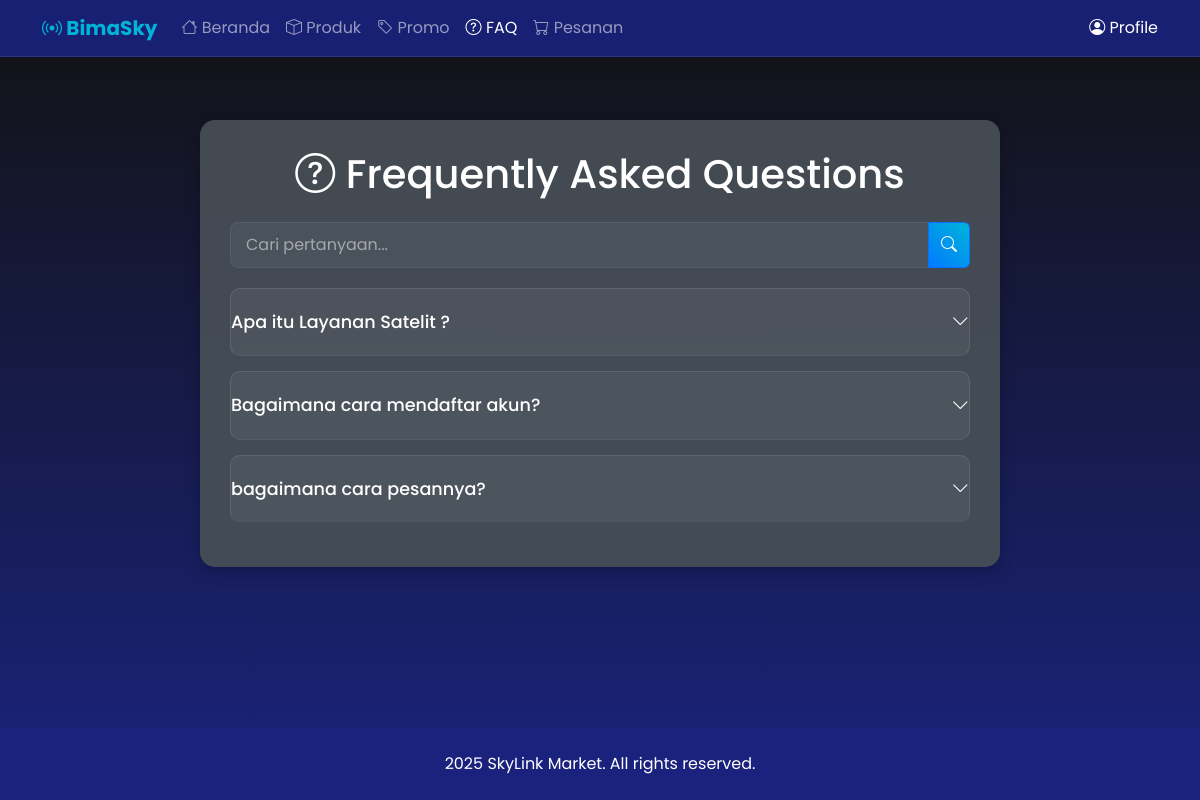
Page /display/faq.php on the committed database.
### tables this page shows
CREATE TABLE `faq` (
  `id` int(11) NOT NULL,
  `pertanyaan` varchar(255) NOT NULL,
  `jawaban` varchar(255) DEFAULT NULL
);

### controllers/FAQController.php (called while the page is built, shortened)
<?php
require_once __DIR__ . '/../models/FAQ.php';
require_once __DIR__ . '/../config/db_connection.php';
class FAQController {
    private $model;
    public function __construct() {
        $this->conn = Database::getConnection();
        $this->model = new FAQ($this->conn);
    }
    public function index() {
        $faqs = $this->model->getAllFAQs();
        require_once __DIR__ . '/../views/faq_view.php';
    }
}
?>

### config/db_connection.php (called while the page is built, shortened)
<?php
class Database
{
    private static $host = 'localhost';
    private static $username = 'root';
    private static $password = '';
    private static $database = 'dtptelkomsat';
    private static $conn = null;
    public static function getConnection()
    {
        if (self::$conn === null) {
            self::$conn = new mysqli(self::$host, self::$username, self::$password, self::$database);
        }
        return self::$conn;
    }
}
?>

### models/FAQ.php (called while the page is built, shortened)
<?php
class FAQ {
    private $conn;
    public function __construct($db) {
        $this->conn = $db;
    }
    public function getAllFAQs() {
        $query = "SELECT * FROM faq ORDER BY id ASC";
        $stmt = $this->conn->prepare($query);
        $stmt->execute();
        $result = $stmt->get_result();
        $faqs = [];
        while ($row = $result->fetch_assoc()) {
            $faqs[] = $row;
        }
        return $faqs;
    }
}
?>

### views/faq_view.php (the view, shortened to what this page needs)
<!DOCTYPE html>
<html lang="en">
<head>
    <link rel="stylesheet" href="/skripsi/css/style.css">
    <link rel="stylesheet" href="/skripsi/css/skylink-theme.css">
    <link href="https://cdn.jsdelivr.net/npm/bootstrap@5.3.3/dist/css/bootstrap.min.css" rel="stylesheet">
    <link rel="stylesheet" href="https://cdn.jsdelivr.net/npm/bootstrap-icons@1.11.3/font/bootstrap-icons.min.css">
</head>
<body>
    <header>
        <nav class="navbar navbar-expand-lg navbar-dark fixed-top">
            <div class="container">
                <a class="navbar-brand" href="#">
                    <i class="bi bi-broadcast"></i> BimaSky
                </a>
                <div class="collapse navbar-collapse" id="navbarNav">
                    <ul class="navbar-nav me-auto">
                        <li class="nav-item">
                            <a class="nav-link" href="home">
                                <i class="bi bi-house"></i> Beranda
                            </a>
                        </li>
                        <li class="nav-item">
                            <a class="nav-link" href="produk">
                                <i class="bi bi-box"></i> Produk
                            </a>
                        </li>
                        <li class="nav-item">
                            <a class="nav-link" href="promo">
                                <i class="bi bi-tag"></i> Promo
                            </a>
                        </li>
                        <li class="nav-item">
                            <a class="nav-link active" href="faq">
                                <i class="bi bi-question-circle"></i> FAQ
                            </a>
                        </li>
                        <li class="nav-item">
                            <a class="nav-link" href="tracking.order">
                                <i class="bi bi-cart"></i> Pesanan
                            </a>
                        </li>
                    </ul>
                    <div class="d-flex">
                        <a class="nav-link text-white" href="profile">
                            <i class="bi bi-person-circle"></i> Profile
                        </a>
                    </div>
                </div>
            </div>
        </nav>
    </header>
    <main>
        <div class="faq-container">
            <h1 class="text-center mb-4">
                <i class="bi bi-question-circle"></i> Frequently Asked Questions
            </h1>
            <div class="search-box">
                <form action="faq" method="GET">
                    <div class="input-group">
                        <input type="text" name="keyword" class="form-control" placeholder="Cari pertanyaan..."
                               value="<?php echo isset($_GET['keyword']) ? htmlspecialchars($_GET['keyword']) : ''; ?>">
                        <button class="btn btn-primary" type="submit">
                            <i class="bi bi-search"></i>
                        </button>
                    </div>
                </form>
            </div>
            <?php if (!empty($faqs)): ?>
                <?php foreach ($faqs as $faq): ?>
                    <div class="faq-item">
                        <div class="faq-question">
                            <span><?php echo htmlspecialchars($faq['pertanyaan']); ?></span>
                            <i class="bi bi-chevron-down"></i>
                        </div>
                    </div>
                <?php endforeach; ?>
            <?php endif; ?>
        </div>
    </main>
    <footer class="text-center py-4">
        <div class="container">
            <p class="mb-0"> 2025 SkyLink Market. All rights reserved.</p>
        </div>
    </footer>
</body>
</html>

### css/skylink-theme.css (style rules this page uses)
:root { --primary-color: #007bff; --space-blue: #1a237e; --space-dark: #121212; --accent-color: #00b4d8; --text-light: #ffffff; --text-gray: #adb5bd; }
body { background: linear-gradient(to bottom, var(--space-dark), var(--space-blue)); color: var(--text-light); font-family: 'Poppins', sans-serif; }
.navbar { background: rgba(26, 35, 126, 0.9) !important; backdrop-filter: blur(10px); border-bottom: 1px solid rgba(255, 255, 255, 0.1); }
.navbar-brand { font-weight: 700; font-size: 1.5rem; color: var(--accent-color) !important; }
h1, h2, h3, h4, h5, h6, p, span, div { color: var(--text-light); }
.btn-primary { background: linear-gradient(45deg, var(--primary-color), var(--accent-color)); border: none; padding: 10px 25px; border-radius: 25px; transition: all 0.3s ease; }
.faq-item { background: rgba(255, 255, 255, 0.05); border-radius: 10px; padding: 20px; margin-bottom: 15px; border: 1px solid rgba(255, 255, 255, 0.1); }
footer { background: rgba(26, 35, 126, 0.9); color: var(--text-light); }

### views/faq_view.php (style rules this page uses)
html, body { height: 100%; margin: 0; padding: 0; display: flex; flex-direction: column; background: linear-gradient(to bottom, var(--space-dark), var(--space-blue)); color: var(--text-light); font-family: 'Poppins', sans-serif; }
main { flex: 1; display: flex; justify-content: center; align-items: start; padding-top: 120px; padding-bottom: 40px; }
.faq-container { width: 100%; max-width: 800px; padding: 30px; background-color: rgba(73, 80, 87, 0.9); border-radius: 15px; box-shadow: 0 5px 15px rgba(0, 0, 0, 0.2); }
.faq-item { border-bottom: 1px solid rgba(108, 117, 125, 0.3); padding: 20px 0; transition: all 0.3s ease; }
.faq-item:last-child { border-bottom: none; }
.faq-question { cursor: pointer; display: flex; justify-content: space-between; align-items: center; font-size: 1.1rem; font-weight: 500; color: #fff; transition: color 0.3s ease; }
footer { background: rgba(26, 35, 126, 0.9); color: var(--text-light); }
.search-box { margin-bottom: 20px; }
.search-box input { background-color: rgba(108, 117, 125, 0.2); border: 1px solid rgba(255, 255, 255, 0.1); color: #fff; padding: 10px 15px; border-radius: 8px; }
.search-box input::placeholder { color: rgba(255, 255, 255, 0.5); }

### rows in the picture
faq: pertanyaan "Apa itu Layanan Satelit ?"
faq: pertanyaan "Bagaimana cara mendaftar akun?"
faq: pertanyaan "bagaimana cara pesannya?"
